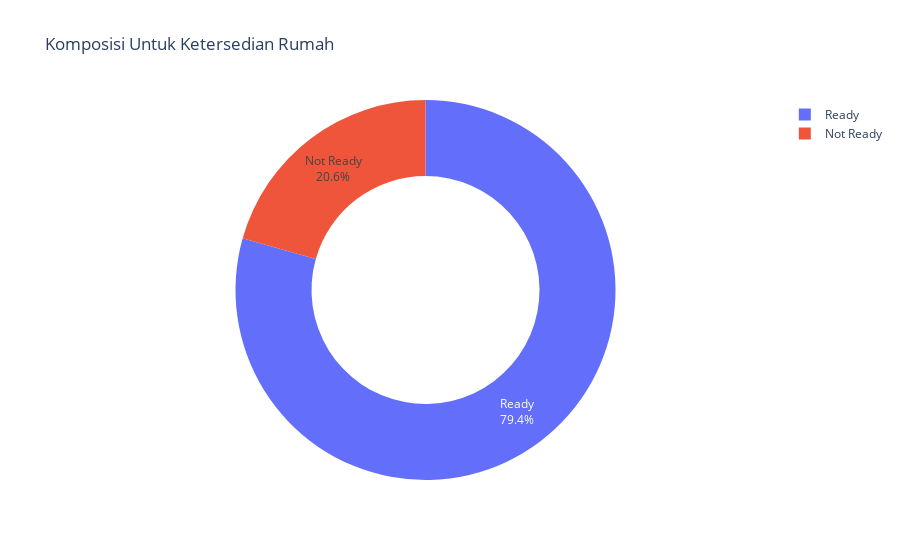

The notebook cell this image was saved under:
### Code cell
avail = df['ready'].value_counts().reset_index()
fig = px.pie(avail, 
             values='ready', 
             names='index',
             title='Komposisi Untuk Ketersedian Rumah',
             hole=.6)
fig.update_traces(textposition='inside', textinfo='percent+label')
fig.show()

### Figure 1 — Plotly figure (JSON) as saved in the notebook; plotly's stock layout.template omitted (floating-point values rounded to 4 significant figures)
{"data": [{"domain": {"x": [0, 1], "y": [0, 1]}, "hole": 0.6, "hovertemplate": "index=%{label}<br>ready=%{value}<extra></extra>", "labels": ["Ready", "Not Ready"], "legendgroup": "", "name": "", "showlegend": true, "textinfo": "percent+label", "textposition": "inside", "type": "pie", "values": [10324, 2681]}], "layout": {"legend": {"tracegroupgap": 0}, "title": {"text": "Komposisi Untuk Ketersedian Rumah"}}}
